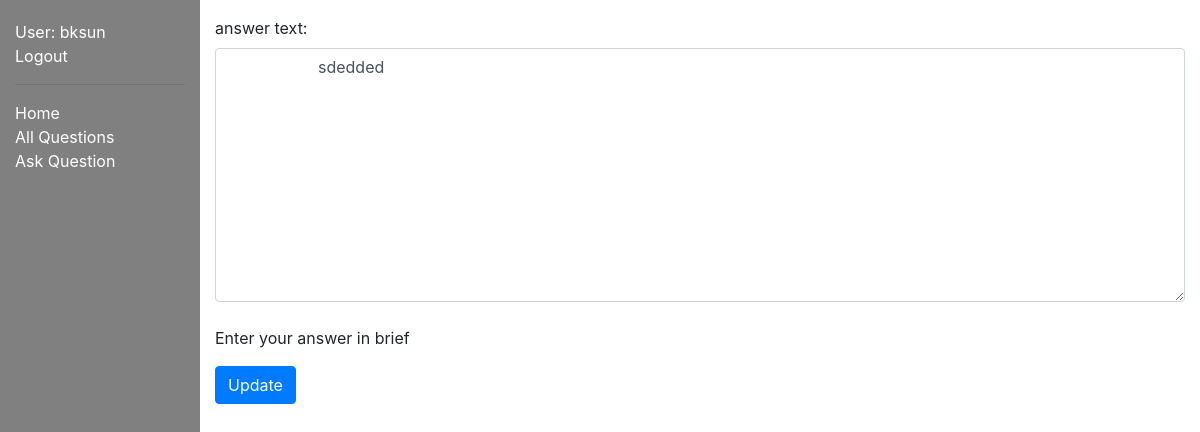
/myquora/answer/7/update/ (signed in), run on an earlier commit of the app's database.
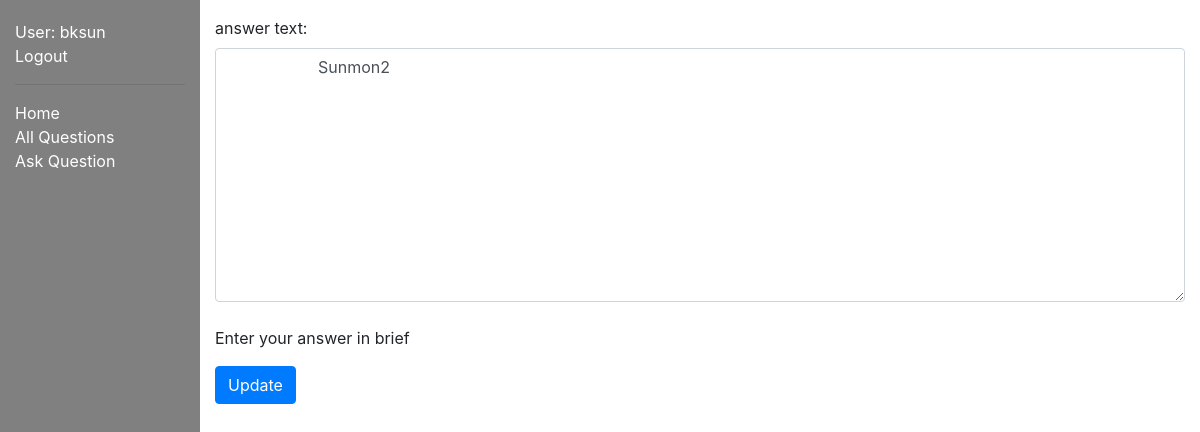
And on a later commit of the database.
### myquora/models.py (models this page shows)
class Answer(models.Model):
    author = models.ForeignKey(Author, on_delete=models.SET_NULL, null=True)
    question = models.ForeignKey('Question', on_delete=models.SET_NULL, null=True)
    answer_text = models.TextField(max_length=2000, help_text='Write your answer here...')
    date_created = models.DateField(null=True, default=timezone.now())
    date_updated = models.DateField(null=True, default=timezone.now())
    upvote = models.IntegerField(default=0)
    downvote = models.IntegerField(default=0)
    views = models.IntegerField(default=0)
    def __str__(self):
        return f'Que: {self.question.question_text[:50]}.. Ans: {self.answer_text[:50]}..'

### myquora/views.py (the view)
# urls.py: path('answer/<int:pk>/update/', views.UpdateAnswer.as_view(), name='answer-update'),
class UpdateAnswer(LoginRequiredMixin, UpdateView):
    model = Answer
    fields = ['answer_text']
    success_url = reverse_lazy('questions')
    template_name = 'myquora/answer_update_form.html'
    def get_context_data(self, **kwargs):
        context = super().get_context_data(**kwargs)
        print(context)
        answer_id = self.kwargs['pk']
        print(answer_id)
        answer = Answer.objects.get(id=answer_id)
        print('Update form: ', answer.answer_text)
        context['answer_text'] = answer.answer_text
        return context

### myquora/templates/myquora/answer_update_form.html (shortened to what this page needs)
{% extends "base_generic.html" %}
{% block content %}
<form method="POST">
        <div class="form-group">
            <label for="id_answer_text">answer text:</label>
            <textarea class="form-control" name="answer_text" cols="40" rows="10" maxlength="1000" required id="id_answer_text">
                    {{answer_text}}
            </textarea>
            <br>
            <span class="helptext">Enter your answer in brief</span>
        </div>
        <button type="submit" class="btn btn-primary">Update</button>
    </form>
{% endblock %}

What changed in the data, as far as the page shows it:
changed Answer: answer_text "sdedded" → "Sunmon2"
